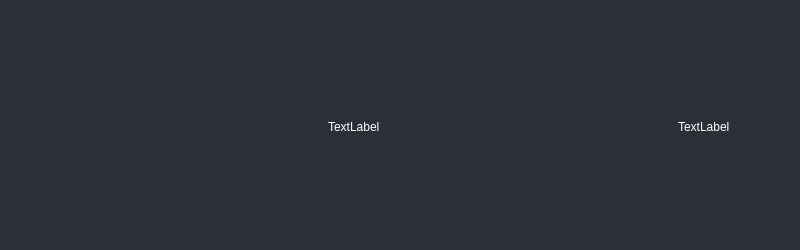
<?xml version="1.0" encoding="UTF-8"?>
<ui version="4.0">
 <class>elementProduct</class>
 <widget class="QWidget" name="elementProduct">
  <property name="geometry">
   <rect>
    <x>0</x>
    <y>0</y>
    <width>800</width>
    <height>250</height>
   </rect>
  </property>
  <property name="sizePolicy">
   <sizepolicy hsizetype="Fixed" vsizetype="Maximum">
    <horstretch>0</horstretch>
    <verstretch>0</verstretch>
   </sizepolicy>
  </property>
  <property name="minimumSize">
   <size>
    <width>800</width>
    <height>250</height>
   </size>
  </property>
  <property name="maximumSize">
   <size>
    <width>800</width>
    <height>270</height>
   </size>
  </property>
  <property name="windowTitle">
   <string>Form</string>
  </property>
  <property name="styleSheet">
   <string notr="true">* {
	color: #fff;
	background-color: #2a2f38;
}

QLineEdit {
	background-color: #16191d;
	padding: 5px 10px;
	border-top-left-radius: 10px;
	border-bottom-left-radius: 10px;
	border-top-right-radius: 10px;
	border-bottom-right-radius: 10px;
}

QTextEdit {
	font-size: 10px;
}</string>
  </property>
  <layout class="QVBoxLayout" name="verticalLayout_2">
   <property name="leftMargin">
    <number>0</number>
   </property>
   <property name="topMargin">
    <number>0</number>
   </property>
   <property name="rightMargin">
    <number>20</number>
   </property>
   <property name="bottomMargin">
    <number>20</number>
   </property>
   <item>
    <widget class="QGroupBox" name="groupBox">
     <property name="minimumSize">
      <size>
       <width>800</width>
       <height>250</height>
      </size>
     </property>
     <property name="maximumSize">
      <size>
       <width>800</width>
       <height>250</height>
      </size>
     </property>
     <property name="styleSheet">
      <string notr="true">border: none</string>
     </property>
     <property name="title">
      <string/>
     </property>
     <layout class="QHBoxLayout" name="horizontalLayout">
      <property name="spacing">
       <number>0</number>
      </property>
      <property name="leftMargin">
       <number>0</number>
      </property>
      <property name="topMargin">
       <number>0</number>
      </property>
      <property name="rightMargin">
       <number>0</number>
      </property>
      <property name="bottomMargin">
       <number>0</number>
      </property>
      <item>
       <widget class="QFrame" name="frame_2">
        <property name="maximumSize">
         <size>
          <width>16777215</width>
          <height>16777215</height>
         </size>
        </property>
        <property name="frameShape">
         <enum>QFrame::StyledPanel</enum>
        </property>
        <property name="frameShadow">
         <enum>QFrame::Raised</enum>
        </property>
        <layout class="QHBoxLayout" name="horizontalLayout_4">
         <property name="leftMargin">
          <number>0</number>
         </property>
         <property name="topMargin">
          <number>0</number>
         </property>
         <property name="rightMargin">
          <number>0</number>
         </property>
         <property name="bottomMargin">
          <number>0</number>
         </property>
         <item>
          <widget class="QFrame" name="frame_9">
           <property name="frameShape">
            <enum>QFrame::StyledPanel</enum>
           </property>
           <property name="frameShadow">
            <enum>QFrame::Raised</enum>
           </property>
           <layout class="QHBoxLayout" name="horizontalLayout_5">
            <item>
             <widget class="QFrame" name="frame_3">
              <property name="maximumSize">
               <size>
                <width>300</width>
                <height>200</height>
               </size>
              </property>
              <property name="frameShape">
               <enum>QFrame::StyledPanel</enum>
              </property>
              <property name="frameShadow">
               <enum>QFrame::Raised</enum>
              </property>
              <layout class="QVBoxLayout" name="verticalLayout_4">
               <property name="spacing">
                <number>0</number>
               </property>
               <property name="leftMargin">
                <number>0</number>
               </property>
               <property name="topMargin">
                <number>0</number>
               </property>
               <property name="rightMargin">
                <number>10</number>
               </property>
               <property name="bottomMargin">
                <number>10</number>
               </property>
               <item>
                <widget class="QLabel" name="imageArea">
                 <property name="minimumSize">
                  <size>
                   <width>260</width>
                   <height>200</height>
                  </size>
                 </property>
                 <property name="maximumSize">
                  <size>
                   <width>300</width>
                   <height>200</height>
                  </size>
                 </property>
                 <property name="text">
                  <string/>
                 </property>
                </widget>
               </item>
              </layout>
             </widget>
            </item>
            <item>
             <widget class="QFrame" name="frame_4">
              <property name="maximumSize">
               <size>
                <width>16777215</width>
                <height>250</height>
               </size>
              </property>
              <property name="frameShape">
               <enum>QFrame::StyledPanel</enum>
              </property>
              <property name="frameShadow">
               <enum>QFrame::Raised</enum>
              </property>
              <layout class="QHBoxLayout" name="horizontalLayout_6">
               <property name="spacing">
                <number>0</number>
               </property>
               <property name="leftMargin">
                <number>10</number>
               </property>
               <property name="topMargin">
                <number>0</number>
               </property>
               <property name="rightMargin">
                <number>0</number>
               </property>
               <property name="bottomMargin">
                <number>0</number>
               </property>
               <item>
                <widget class="QLabel" name="productName">
                 <property name="minimumSize">
                  <size>
                   <width>350</width>
                   <height>0</height>
                  </size>
                 </property>
                 <property name="text">
                  <string>TextLabel</string>
                 </property>
                 <property name="wordWrap">
                  <bool>true</bool>
                 </property>
                </widget>
               </item>
               <item>
                <widget class="QLabel" name="productCost">
                 <property name="text">
                  <string>TextLabel</string>
                 </property>
                </widget>
               </item>
               <item>
                <widget class="QPushButton" name="deleteProductFromCartBtn">
                 <property name="text">
                  <string/>
                 </property>
                 <property name="icon">
                  <iconset resource="../resources.qrc">
                   <normaloff>:/icons/trash-2.svg</normaloff>:/icons/trash-2.svg</iconset>
                 </property>
                 <property name="iconSize">
                  <size>
                   <width>24</width>
                   <height>24</height>
                  </size>
                 </property>
                </widget>
               </item>
              </layout>
             </widget>
            </item>
           </layout>
          </widget>
         </item>
        </layout>
       </widget>
      </item>
     </layout>
    </widget>
   </item>
  </layout>
 </widget>
 <resources>
  <include location="../resources.qrc"/>
 </resources>
 <connections/>
</ui>
